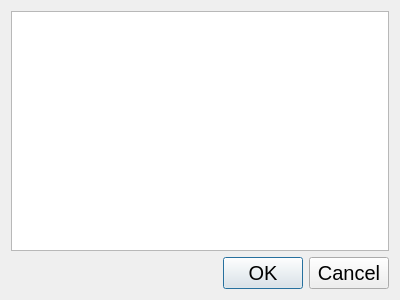
<?xml version="1.0" encoding="UTF-8"?>
<ui version="4.0">
 <class>studentGradeRecord</class>
 <widget class="QDialog" name="studentGradeRecord">
  <property name="geometry">
   <rect>
    <x>0</x>
    <y>0</y>
    <width>400</width>
    <height>300</height>
   </rect>
  </property>
  <property name="windowTitle">
   <string>Dialog</string>
  </property>
  <property name="styleSheet">
   <string notr="true">*
{
font:20px;
}</string>
  </property>
  <layout class="QVBoxLayout" name="verticalLayout">
   <item>
    <widget class="QTableView" name="tableView"/>
   </item>
   <item>
    <widget class="QDialogButtonBox" name="buttonBox">
     <property name="orientation">
      <enum>Qt::Horizontal</enum>
     </property>
     <property name="standardButtons">
      <set>QDialogButtonBox::Cancel|QDialogButtonBox::Ok</set>
     </property>
    </widget>
   </item>
  </layout>
 </widget>
 <resources/>
 <connections>
  <connection>
   <sender>buttonBox</sender>
   <signal>accepted()</signal>
   <receiver>studentGradeRecord</receiver>
   <slot>accept()</slot>
   <hints>
    <hint type="sourcelabel">
     <x>248</x>
     <y>254</y>
    </hint>
    <hint type="destinationlabel">
     <x>157</x>
     <y>274</y>
    </hint>
   </hints>
  </connection>
  <connection>
   <sender>buttonBox</sender>
   <signal>rejected()</signal>
   <receiver>studentGradeRecord</receiver>
   <slot>reject()</slot>
   <hints>
    <hint type="sourcelabel">
     <x>316</x>
     <y>260</y>
    </hint>
    <hint type="destinationlabel">
     <x>286</x>
     <y>274</y>
    </hint>
   </hints>
  </connection>
 </connections>
</ui>
